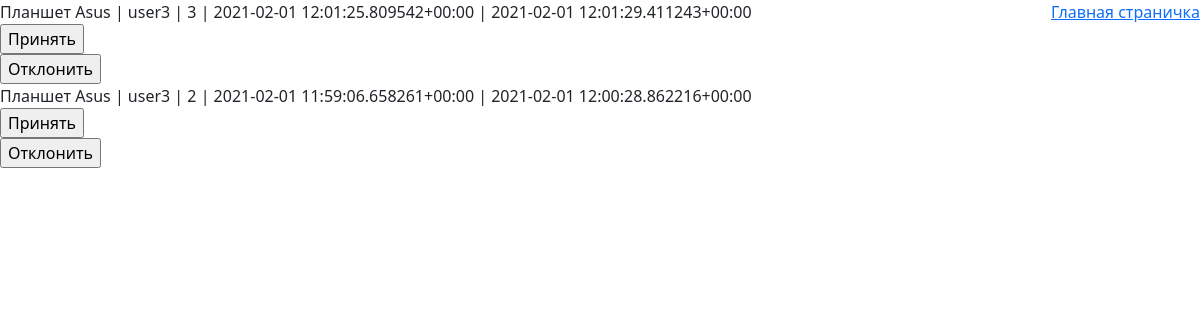
The app's page /product_return/ with its own data.
### myshop/models.py (models this page shows, shortened)
class PurchaseReturn(models.Model):
	purchase = models.ForeignKey(Purchase, on_delete=models.CASCADE, verbose_name='purchases')
	return_time = models.DateTimeField(auto_now_add=True)
	class Meta:
		ordering = ['-return_time']
	def __str__(self):
		return f'{self.purchase} | {self.return_time}'

class Purchase(models.Model):
	buyer = models.ForeignKey(settings.AUTH_USER_MODEL, on_delete=models.CASCADE, verbose_name='buyers')
	product = models.ForeignKey(Product, on_delete=models.CASCADE, verbose_name='products')
	quantity = models.PositiveSmallIntegerField()
	purchase_time = models.DateTimeField(auto_now_add=True)
	class Meta:
		ordering = ['-purchase_time']
	def __str__(self):
		return f'{self.product.name} | {self.buyer.username} | {self.quantity} | {self.purchase_time}'

class Product(models.Model):
	name = models.CharField(max_length=50)
	description = models.TextField()
	price = models.PositiveIntegerField()
	quantity = models.PositiveSmallIntegerField()

class CustomUser(AbstractUser):
	wallet = models.PositiveIntegerField(default=1000)

### myshop/views.py (the view)
# urls.py: path('product_return/', ProductReturnListView.as_view(), name='product_return'),
class ProductReturnListView(ListView):
	model = PurchaseReturn
	template_name = 'product_return.html'

### templates/product_return.html (shortened to what this page needs)
{% extends 'base.html' %}
{% block content %}
	{% for product_return in object_list %}
		{{product_return}}
		<form method="post" action="{% url 'delete_purchase' product_return.purchase.pk %}">
    		<input type="submit" value="Принять">
		</form>
		<form method="post" action="{% url 'delete_purchase_return' product_return.pk %}">
    		<input type="submit" value="Отклонить">
		</form>
	{% endfor %}
{% endblock %}

### records on screen
PurchaseReturn: purchase+return_time "Планшет Asus | user3 | 3 | 2021-02-01 12:01:25.809542+00:00 | 2021-02-01 12:01:29.411243+00:00"
PurchaseReturn: purchase+return_time "Планшет Asus | user3 | 2 | 2021-02-01 11:59:06.658261+00:00 | 2021-02-01 12:00:28.862216+00:00"
